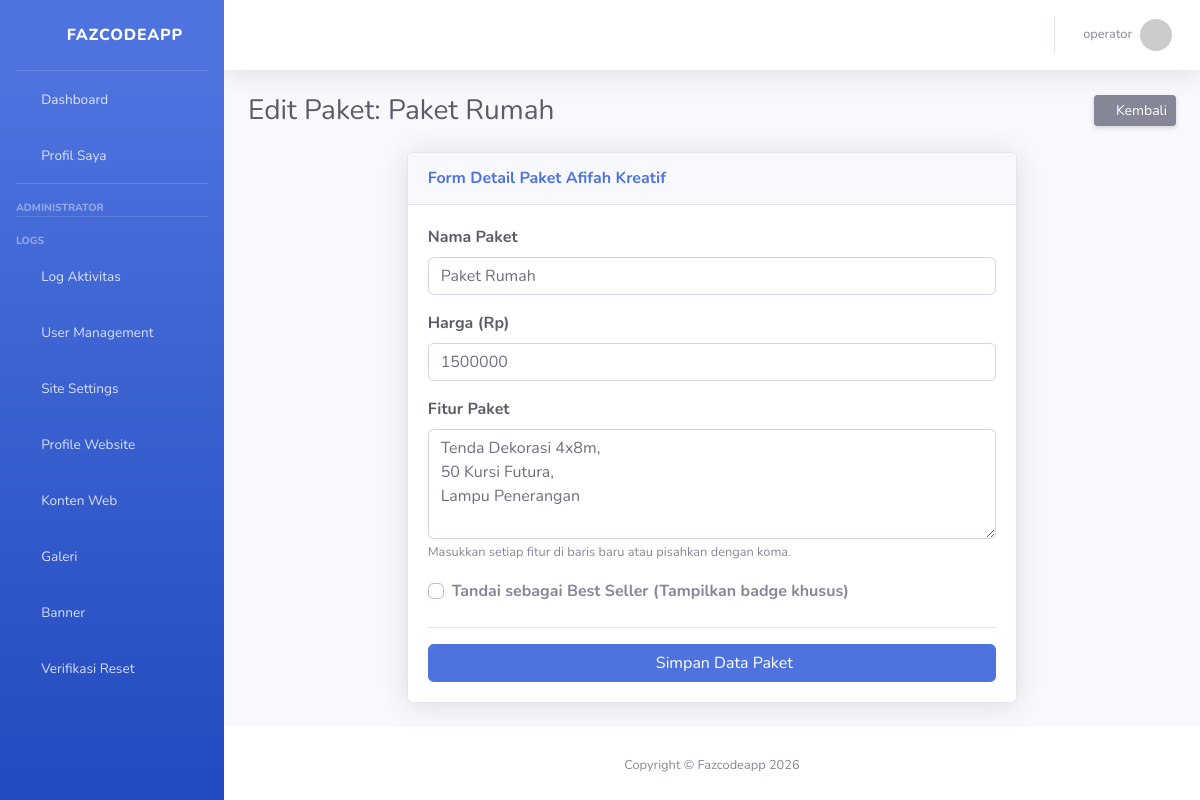
/dashboard/paket/edit/1/ (signed in), run on the app's committed database.
### apps/dashboard/models.py (models this page shows, shortened)
class SiteSetting(models.Model):
    site_name = models.CharField(max_length=100, default="Fazcodeapp")
    active_theme = models.CharField(max_length=50, default="sb_admin")
    class Meta:
        app_label = 'dashboard' # Menegaskan ini milik app dashboard

### apps/accounts/models.py (models this page shows, shortened)
class User(AbstractUser):
    class Role(models.TextChoices):
        SUPERADMIN = "SUPERADMIN", "Super Admin"
        ADMIN = "ADMIN", "Administrator"
        OPERATOR = "OPERATOR", "Operator"
        USER = "USER", "Regular User"
    role = models.CharField(
        max_length=20,
        choices=Role.choices,
        default=Role.USER
    )

### apps/rental/models.py (models this page shows, shortened)
class PaketSewa(models.Model):
    nama = models.CharField(max_length=100)
    harga = models.DecimalField(max_digits=12, decimal_places=0) # Misal: 1500000
    fitur = models.TextField(help_text="Pisahkan fitur dengan koma (,) atau baris baru")
    is_featured = models.BooleanField(default=False) # Untuk label "Best Seller"

### apps/accounts/decorators.py (the view)
    def wrapper_func(request, *args, **kwargs):
        if request.user.role == 'ADMIN' or request.user.role == 'SUPERADMIN':
            return view_func(request, *args, **kwargs)
        else:
            messages.error(request, "Anda tidak memiliki izin akses ke halaman ini.")
            return redirect('dashboard:index') # Lempar ke halaman yang aman

### apps/rental/forms.py
class PaketSewaForm(forms.ModelForm):
    class Meta:
        model = PaketSewa
        fields = ['nama', 'harga', 'fitur', 'is_featured']
        widgets = {
            'nama': forms.TextInput(attrs={'class': 'form-control', 'placeholder': 'Contoh: Paket Rumah'}),
            'harga': forms.NumberInput(attrs={'class': 'form-control', 'placeholder': '1500000'}),
            'fitur': forms.Textarea(attrs={'class': 'form-control', 'rows': 4, 'placeholder': 'Tenda Dekorasi\n50 Kursi\nLampu'}),
            'is_featured': forms.CheckboxInput(attrs={'class': 'custom-control-input', 'id': 'customCheck1'}),
        }

### apps/dashboard/context_processors.py (called while the page is built)
def theme_settings(request):
    config = SiteSetting.objects.first()
    return {
        'ACTIVE_THEME': f'themes/{config.active_theme}/' if config else 'themes/sb_admin/',
        'APP_NAME': config.site_name if config else 'Fazcodeapp'
    }

### apps/rental/views.py (called while the page is built)
@login_required
@admin_only
def admin_paket_edit(request, pk):
    paket = get_object_or_404(PaketSewa, pk=pk)
    if request.method == 'POST':
        form = PaketSewaForm(request.POST, instance=paket)
        if form.is_valid():
            form.save()
            AuditLog.objects.create(
                user=request.user, aksi='UPDATE', tabel='PaketSewa',
                keterangan=f"Mengubah data paket: {paket.nama}",
                ip_address=get_client_ip(request)
            )
            messages.success(request, f"Paket {paket.nama} berhasil diperbarui!")
            return redirect('rental:admin_paket_list')
    else:
        form = PaketSewaForm(instance=paket)
    return render(request, 'apps/rental/dashboard/paket_form.html', {
        'form': form,
        'title': f'Edit Paket: {paket.nama}'
    })

### templates/apps/rental/dashboard/paket_form.html (shortened to what this page needs)
{% extends "base.html" %}
{% block content %}
<div class="d-sm-flex align-items-center justify-content-between mb-4">
    <h1 class="h3 mb-0 text-gray-800">{{ title }}</h1>
    <a href="{% url 'rental:admin_paket_list' %}" class="btn btn-secondary btn-sm shadow-sm">
        <i class="fas fa-arrow-left fa-sm"></i> Kembali
    </a>
</div>
<div class="row">
    <div class="col-lg-8 mx-auto">
        <div class="card shadow mb-4">
            <div class="card-header py-3">
                <h6 class="m-0 font-weight-bold text-primary">Form Detail Paket Afifah Kreatif</h6>
            </div>
            <div class="card-body">
                <form method="POST">
                    <div class="form-group mb-3">
                        <label class="font-weight-bold text-dark">Nama Paket</label>
                        {{ form.nama }}
                    </div>
                    <div class="form-group mb-3">
                        <label class="font-weight-bold text-dark">Harga (Rp)</label>
                        {{ form.harga }}
                    </div>
                    <div class="form-group mb-3">
                        <label class="font-weight-bold text-dark">Fitur Paket</label>
                        {{ form.fitur }}
                        <small class="text-muted">Masukkan setiap fitur di baris baru atau pisahkan dengan koma.</small>
                    </div>
                    <div class="form-group mb-4">
                        <div class="custom-control custom-checkbox">
                            <label class="custom-control-label font-weight-bold" for="{{ form.is_featured.id_for_label }}">
                                Tandai sebagai Best Seller (Tampilkan badge khusus)
                            </label>
                        </div>
                    </div>
                    <hr>
                    <button type="submit" class="btn btn-primary btn-block">
                        <i class="fas fa-save mr-2"></i> Simpan Data Paket
                    </button>
                </form>
            </div>
        </div>
    </div>
</div>
{% endblock %}

### templates/themes/sb_admin/base_theme.html (shortened to what this page needs)
{% load static %}
<!DOCTYPE html>
<html lang="en">
<head>
    <link href="{% static 'vendor/fontawesome-free/css/all.min.css' %}" rel="stylesheet" type="text/css">
    <link href="{% static 'css/sb-admin-2.min.css' %}" rel="stylesheet">
</head>
<body id="page-top">
    <div id="wrapper">
        <ul class="navbar-nav bg-gradient-primary sidebar sidebar-dark accordion" id="accordionSidebar">
            <a class="sidebar-brand d-flex align-items-center justify-content-center" href="/">
                <div class="sidebar-brand-icon rotate-n-15"><i class="fas fa-code"></i></div>
                <div class="sidebar-brand-text mx-3">{{ APP_NAME }}</div>
            </a>
            <hr class="sidebar-divider my-0">
            {% include ACTIVE_THEME|add:"includes/_sidebar.html" %}
        </ul>
        <div id="content-wrapper" class="d-flex flex-column">
            <div id="content">
                {% include ACTIVE_THEME|add:"includes/_topbar.html" %}
                <div class="container-fluid">
                    {% block content %}{% endblock %}
                </div>
            </div>
            <footer class="sticky-footer bg-white">
                <div class="container my-auto">
                    <div class="copyright text-center my-auto">
                        <span>Copyright &copy; {{ APP_NAME }} 2026</span>
                    </div>
                </div>
            </footer>
        </div>
    </div>
</body>
</html>

### templates/themes/sb_admin/includes/_topbar.html (shortened to what this page needs)
<nav class="navbar navbar-expand navbar-light bg-white topbar mb-4 static-top shadow">
    <ul class="navbar-nav ml-auto">
        <li class="nav-item dropdown no-arrow">
            <a class="nav-link dropdown-toggle" href="#" id="userDropdown" role="button" data-toggle="dropdown" aria-haspopup="true" aria-expanded="false">
                <span class="mr-2 d-none d-lg-inline text-gray-600 small">
                    {{ user.username }}
                </span>
                <img class="img-profile rounded-circle" src="https://ui-avatars.com/api/?name={{ user.username }}&background=4e73df&color=fff">
            </a>
        </li>
    </ul>
</nav>

### data on the page
SiteSetting: site_name "FAZCODEAPP", site_name "Fazcodeapp"
User: username "operator"
PaketSewa: nama "Paket Rumah", harga "1500000", fitur "Tenda Dekorasi 4x8m, 50 Kursi Futura, Lampu Penerangan"

### other printed values
{{ title }} "Edit Paket: Paket Rumah"
